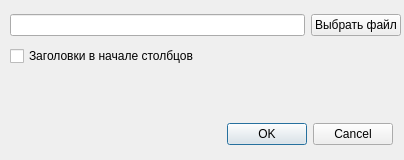
<?xml version="1.0" encoding="UTF-8"?>
<ui version="4.0">
 <class>InputSampleDialog</class>
 <widget class="QDialog" name="InputSampleDialog">
  <property name="geometry">
   <rect>
    <x>0</x>
    <y>0</y>
    <width>404</width>
    <height>160</height>
   </rect>
  </property>
  <property name="windowTitle">
   <string>Dialog</string>
  </property>
  <widget class="QDialogButtonBox" name="buttonBox">
   <property name="geometry">
    <rect>
     <x>182</x>
     <y>120</y>
     <width>211</width>
     <height>28</height>
    </rect>
   </property>
   <property name="orientation">
    <enum>Qt::Horizontal</enum>
   </property>
   <property name="standardButtons">
    <set>QDialogButtonBox::Cancel|QDialogButtonBox::Ok</set>
   </property>
  </widget>
  <widget class="QWidget" name="layoutWidget">
   <property name="geometry">
    <rect>
     <x>10</x>
     <y>10</y>
     <width>391</width>
     <height>61</height>
    </rect>
   </property>
   <layout class="QVBoxLayout" name="verticalLayout">
    <item>
     <layout class="QHBoxLayout" name="horizontalLayout">
      <item>
       <widget class="QLineEdit" name="showfilename_line"/>
      </item>
      <item>
       <widget class="QPushButton" name="choosefile_btn">
        <property name="font">
         <font>
          <family>Arial</family>
         </font>
        </property>
        <property name="text">
         <string>Выбрать файл</string>
        </property>
       </widget>
      </item>
     </layout>
    </item>
    <item>
     <widget class="QCheckBox" name="headers_check">
      <property name="text">
       <string>Заголовки в начале столбцов</string>
      </property>
     </widget>
    </item>
   </layout>
  </widget>
 </widget>
 <resources/>
 <connections>
  <connection>
   <sender>buttonBox</sender>
   <signal>accepted()</signal>
   <receiver>InputSampleDialog</receiver>
   <slot>accept()</slot>
   <hints>
    <hint type="sourcelabel">
     <x>248</x>
     <y>254</y>
    </hint>
    <hint type="destinationlabel">
     <x>157</x>
     <y>274</y>
    </hint>
   </hints>
  </connection>
  <connection>
   <sender>buttonBox</sender>
   <signal>rejected()</signal>
   <receiver>InputSampleDialog</receiver>
   <slot>reject()</slot>
   <hints>
    <hint type="sourcelabel">
     <x>316</x>
     <y>260</y>
    </hint>
    <hint type="destinationlabel">
     <x>286</x>
     <y>274</y>
    </hint>
   </hints>
  </connection>
 </connections>
</ui>
